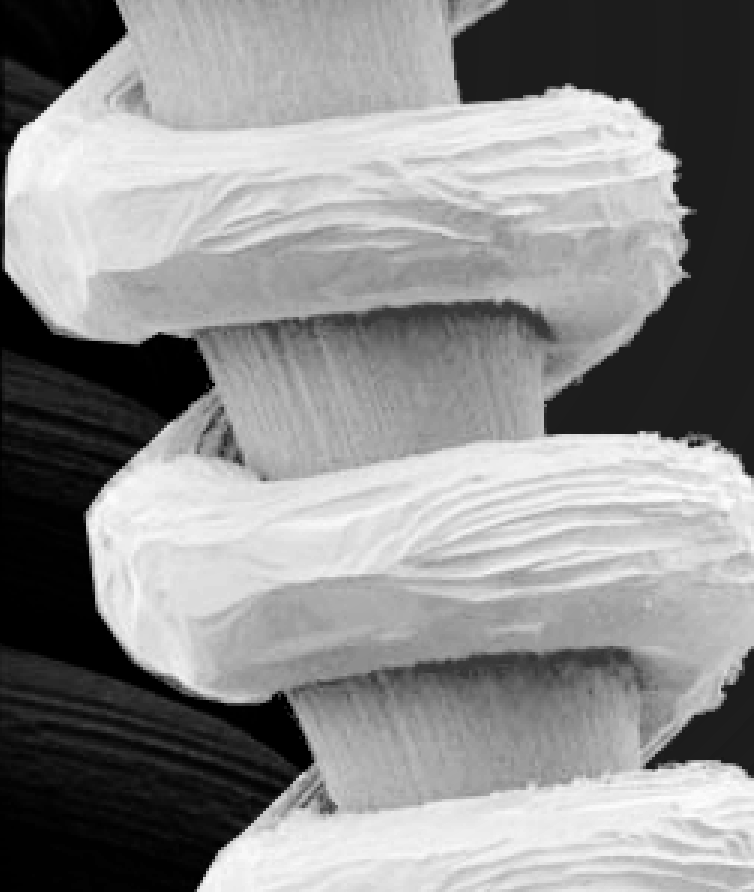
%> input picture images/tungsten_filament_corrected.tif, 754 x 892 px
$ octave negativo.m   (GNU Octave 9; MATLAB toolbox functions it lacks are replaced by stand-ins)
%> lines starting %> are read from the running program, lines starting %| are printed output that depends on the picture
original = imread('../../images/tungsten_filament_corrected.tif');
%> original is the input picture: size 892x754 uint16; min 0, max 59256, mean 32967.2
imshow(original);
doubled = im2double(original);
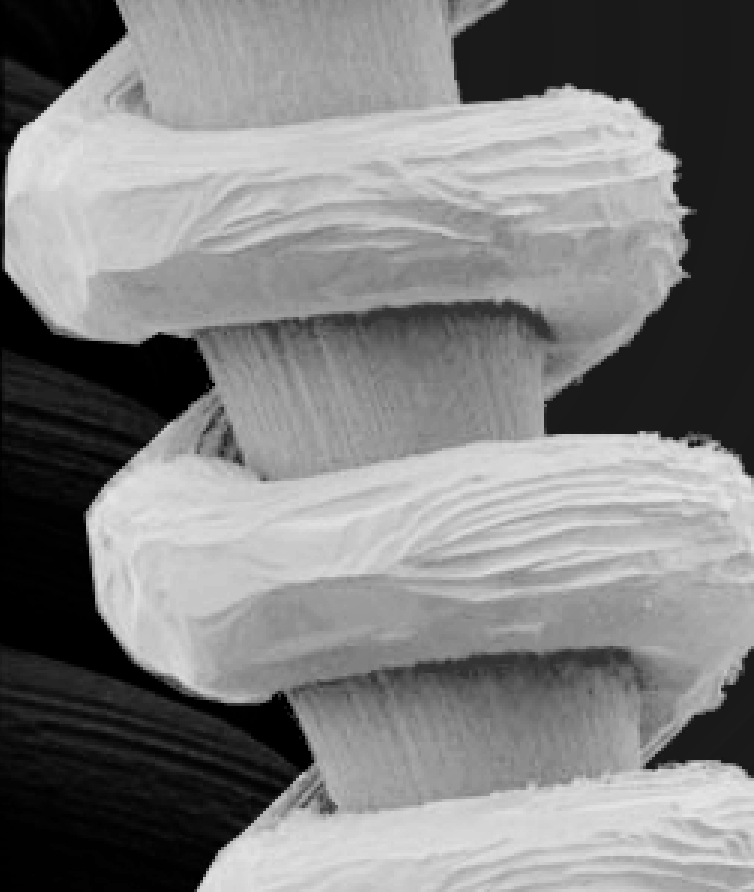
%> doubled: size 892x754 double; min 0, max 0.904, mean 0.503
negativo = 1.0 - doubled;
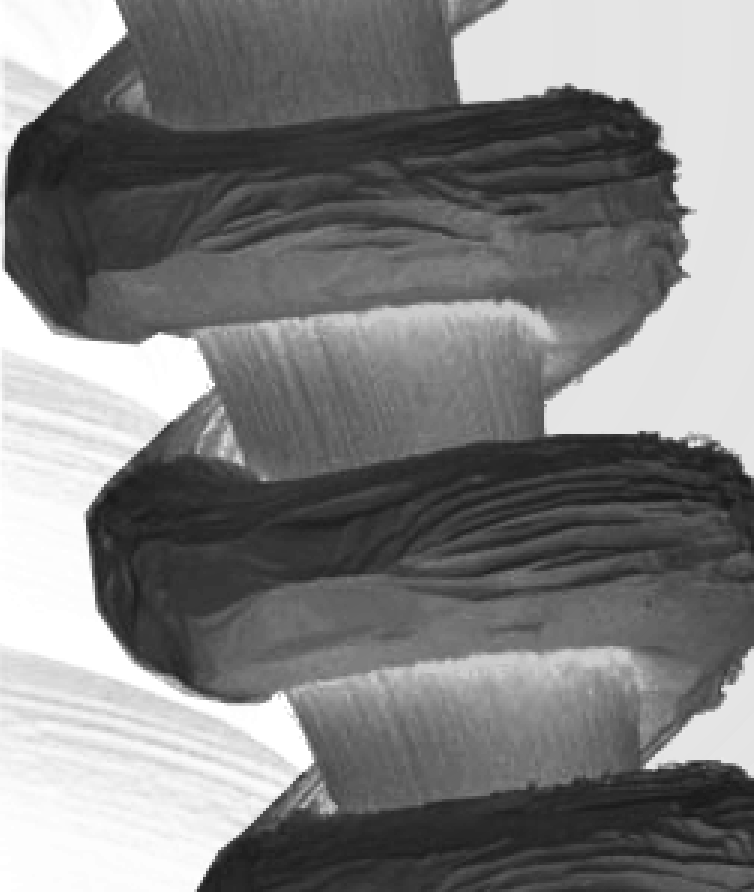
%> negativo: size 892x754 double; min 0.0958, max 1, mean 0.497
figure, imshow(negativo);
